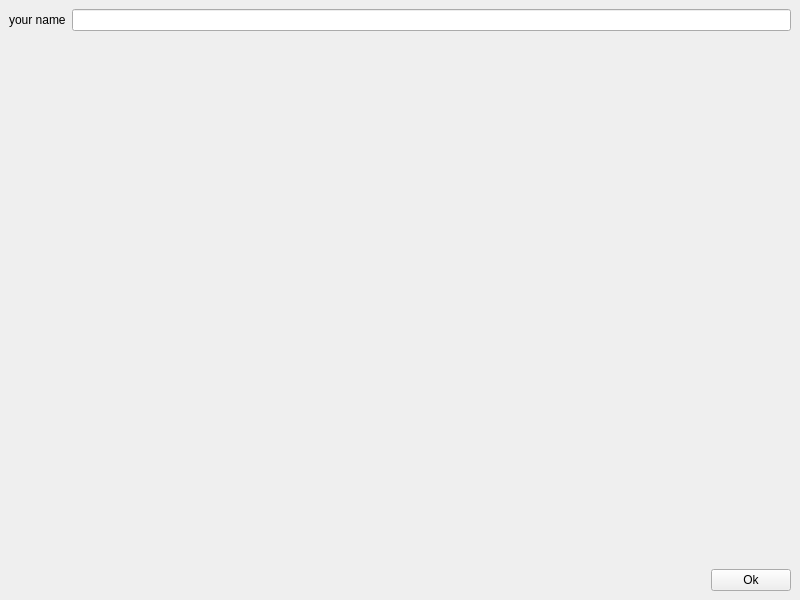
<?xml version="1.0" encoding="UTF-8"?>
<ui version="4.0">
 <class>MainWindow</class>
 <widget class="QMainWindow" name="MainWindow">
  <property name="geometry">
   <rect>
    <x>0</x>
    <y>0</y>
    <width>800</width>
    <height>600</height>
   </rect>
  </property>
  <property name="windowTitle">
   <string>MainWindow</string>
  </property>
  <widget class="QWidget" name="centralwidget">
   <layout class="QVBoxLayout" name="verticalLayout">
    <item>
     <layout class="QHBoxLayout" name="horizontalLayout">
      <item>
       <widget class="QLabel" name="lblName">
        <property name="text">
         <string>your name</string>
        </property>
       </widget>
      </item>
      <item>
       <widget class="QLineEdit" name="txtName">
        <property name="locale">
         <locale language="English" country="UnitedStates"/>
        </property>
       </widget>
      </item>
     </layout>
    </item>
    <item>
     <widget class="QLabel" name="lblOut">
      <property name="font">
       <font>
        <pointsize>72</pointsize>
       </font>
      </property>
      <property name="text">
       <string/>
      </property>
     </widget>
    </item>
    <item>
     <widget class="QLabel" name="lblGreeting">
      <property name="text">
       <string/>
      </property>
     </widget>
    </item>
    <item>
     <spacer name="verticalSpacer">
      <property name="orientation">
       <enum>Qt::Vertical</enum>
      </property>
      <property name="sizeHint" stdset="0">
       <size>
        <width>20</width>
        <height>308</height>
       </size>
      </property>
     </spacer>
    </item>
    <item>
     <layout class="QHBoxLayout" name="horizontalLayout_2">
      <item>
       <spacer name="horizontalSpacer">
        <property name="orientation">
         <enum>Qt::Horizontal</enum>
        </property>
        <property name="sizeHint" stdset="0">
         <size>
          <width>40</width>
          <height>20</height>
         </size>
        </property>
       </spacer>
      </item>
      <item>
       <widget class="QPushButton" name="btnOk">
        <property name="text">
         <string>Ok</string>
        </property>
       </widget>
      </item>
     </layout>
    </item>
   </layout>
  </widget>
 </widget>
 <resources/>
 <connections/>
</ui>
